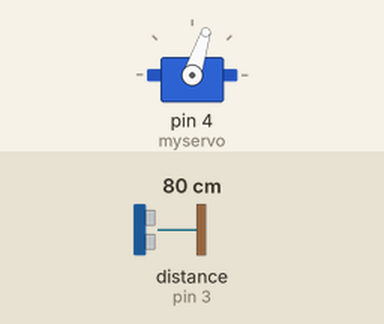
Bench run of a sketch on a simulated Arduino Uno, built with avr-gcc and run on an emulated ATmega328P. Parts: servo. Wiring (inferred from the names in the program): ultrasonic range finder: trigger pin 2; echo pin 3. Inputs (shaded band) come from the test bench; at power-on: distance to the obstacle (sensor on pin 3) 80 cm. The echo pulse lasts 58.3 µs per cm; what the sketch prints to the serial monitor is not drawn.

Above: at 1.2 s.
1.3 s: distance to the obstacle (sensor on pin 3) set to 2 cm
At 2.0 s:
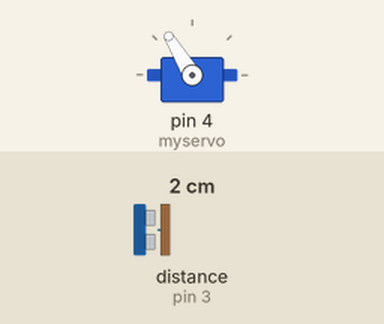
4.3 s: distance to the obstacle (sensor on pin 3) set to 250 cm
At 5.81 s:
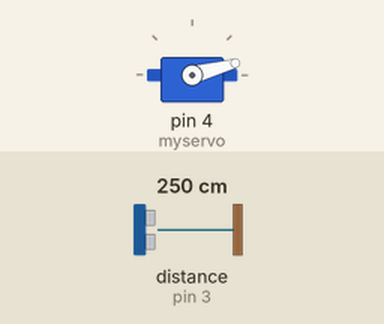
7.3 s: distance to the obstacle (sensor on pin 3) set to 9 cm
Timing chart, 0 to 16.3 s (numbered marks = the images above; inputs shaded):
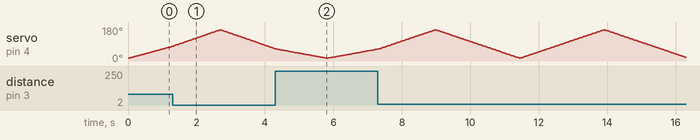

The sketch:

sketch.ino
```cpp
#include <Servo.h>

#define trigPin 2
#define echoPin 3

long duration;
int distance;

Servo myservo;

int calculateDistance() {
  digitalWrite(trigPin, LOW);
  delayMicroseconds(2);
  digitalWrite(trigPin, HIGH);
  delayMicroseconds(10);
  digitalWrite(trigPin, LOW);
  duration = pulseIn(echoPin, HIGH);
  distance = duration * 0.034 / 2;
  return distance;
}

void setup() {
  pinMode(trigPin, OUTPUT);
  pinMode(echoPin, INPUT);
  myservo.attach(4);
  Serial.begin(9600);
}

void loop() {
  for (int i = 15; i <= 165; i++) {
    myservo.write(i);
    delay(15);
    distance = calculateDistance();
    Serial.print(i);
    Serial.print(",");
    Serial.print(distance);
    Serial.print(".");
  }
  for (int i = 165; i >= 15; i--) {
    myservo.write(i);
    delay(15);
    distance = calculateDistance();
    Serial.print(i);
    Serial.print(",");
    Serial.print(distance);
    Serial.print(".");
  }
}
```
